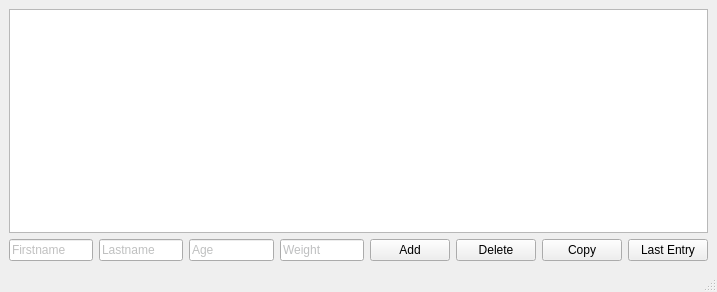
<?xml version="1.0" encoding="UTF-8"?>
<ui version="4.0">
 <class>MainWindow</class>
 <widget class="QMainWindow" name="MainWindow">
  <property name="geometry">
   <rect>
    <x>0</x>
    <y>0</y>
    <width>717</width>
    <height>292</height>
   </rect>
  </property>
  <property name="palette">
   <palette>
    <active>
     <colorrole role="PlaceholderText">
      <brush brushstyle="SolidPattern">
       <color alpha="128">
        <red>126</red>
        <green>127</green>
        <blue>129</blue>
       </color>
      </brush>
     </colorrole>
    </active>
    <inactive>
     <colorrole role="PlaceholderText">
      <brush brushstyle="SolidPattern">
       <color alpha="128">
        <red>126</red>
        <green>127</green>
        <blue>129</blue>
       </color>
      </brush>
     </colorrole>
    </inactive>
    <disabled>
     <colorrole role="PlaceholderText">
      <brush brushstyle="SolidPattern">
       <color alpha="128">
        <red>126</red>
        <green>127</green>
        <blue>129</blue>
       </color>
      </brush>
     </colorrole>
    </disabled>
   </palette>
  </property>
  <property name="windowTitle">
   <string>MainWindow</string>
  </property>
  <widget class="QWidget" name="centralwidget">
   <layout class="QVBoxLayout" name="verticalLayout">
    <item>
     <widget class="QTableView" name="tableView"/>
    </item>
    <item>
     <layout class="QHBoxLayout" name="horizontalLayout">
      <item>
       <widget class="QLineEdit" name="txtFirstname">
        <property name="palette">
         <palette>
          <active>
           <colorrole role="PlaceholderText">
            <brush brushstyle="SolidPattern">
             <color alpha="128">
              <red>129</red>
              <green>129</green>
              <blue>129</blue>
             </color>
            </brush>
           </colorrole>
          </active>
          <inactive>
           <colorrole role="PlaceholderText">
            <brush brushstyle="SolidPattern">
             <color alpha="128">
              <red>129</red>
              <green>129</green>
              <blue>129</blue>
             </color>
            </brush>
           </colorrole>
          </inactive>
          <disabled>
           <colorrole role="PlaceholderText">
            <brush brushstyle="SolidPattern">
             <color alpha="128">
              <red>129</red>
              <green>129</green>
              <blue>129</blue>
             </color>
            </brush>
           </colorrole>
          </disabled>
         </palette>
        </property>
        <property name="placeholderText">
         <string>Firstname</string>
        </property>
       </widget>
      </item>
      <item>
       <widget class="QLineEdit" name="txtLastname">
        <property name="palette">
         <palette>
          <active>
           <colorrole role="PlaceholderText">
            <brush brushstyle="SolidPattern">
             <color alpha="128">
              <red>128</red>
              <green>130</green>
              <blue>130</blue>
             </color>
            </brush>
           </colorrole>
          </active>
          <inactive>
           <colorrole role="PlaceholderText">
            <brush brushstyle="SolidPattern">
             <color alpha="128">
              <red>128</red>
              <green>130</green>
              <blue>130</blue>
             </color>
            </brush>
           </colorrole>
          </inactive>
          <disabled>
           <colorrole role="PlaceholderText">
            <brush brushstyle="SolidPattern">
             <color alpha="128">
              <red>128</red>
              <green>130</green>
              <blue>130</blue>
             </color>
            </brush>
           </colorrole>
          </disabled>
         </palette>
        </property>
        <property name="placeholderText">
         <string>Lastname</string>
        </property>
       </widget>
      </item>
      <item>
       <widget class="QLineEdit" name="txtAge">
        <property name="palette">
         <palette>
          <active>
           <colorrole role="PlaceholderText">
            <brush brushstyle="SolidPattern">
             <color alpha="128">
              <red>128</red>
              <green>130</green>
              <blue>130</blue>
             </color>
            </brush>
           </colorrole>
          </active>
          <inactive>
           <colorrole role="PlaceholderText">
            <brush brushstyle="SolidPattern">
             <color alpha="128">
              <red>128</red>
              <green>130</green>
              <blue>130</blue>
             </color>
            </brush>
           </colorrole>
          </inactive>
          <disabled>
           <colorrole role="PlaceholderText">
            <brush brushstyle="SolidPattern">
             <color alpha="128">
              <red>128</red>
              <green>130</green>
              <blue>130</blue>
             </color>
            </brush>
           </colorrole>
          </disabled>
         </palette>
        </property>
        <property name="placeholderText">
         <string>Age</string>
        </property>
       </widget>
      </item>
      <item>
       <widget class="QLineEdit" name="txtWeight">
        <property name="palette">
         <palette>
          <active>
           <colorrole role="PlaceholderText">
            <brush brushstyle="SolidPattern">
             <color alpha="128">
              <red>126</red>
              <green>127</green>
              <blue>129</blue>
             </color>
            </brush>
           </colorrole>
          </active>
          <inactive>
           <colorrole role="PlaceholderText">
            <brush brushstyle="SolidPattern">
             <color alpha="128">
              <red>126</red>
              <green>127</green>
              <blue>129</blue>
             </color>
            </brush>
           </colorrole>
          </inactive>
          <disabled>
           <colorrole role="PlaceholderText">
            <brush brushstyle="SolidPattern">
             <color alpha="128">
              <red>126</red>
              <green>127</green>
              <blue>129</blue>
             </color>
            </brush>
           </colorrole>
          </disabled>
         </palette>
        </property>
        <property name="placeholderText">
         <string>Weight</string>
        </property>
       </widget>
      </item>
      <item>
       <widget class="QPushButton" name="btnAdd">
        <property name="text">
         <string>Add</string>
        </property>
       </widget>
      </item>
      <item>
       <widget class="QPushButton" name="btnDelete">
        <property name="text">
         <string>Delete</string>
        </property>
       </widget>
      </item>
      <item>
       <widget class="QPushButton" name="btnCopy">
        <property name="text">
         <string>Copy</string>
        </property>
       </widget>
      </item>
      <item>
       <widget class="QPushButton" name="btnLast">
        <property name="text">
         <string>Last Entry</string>
        </property>
       </widget>
      </item>
     </layout>
    </item>
   </layout>
  </widget>
  <widget class="QMenuBar" name="menubar">
   <property name="geometry">
    <rect>
     <x>0</x>
     <y>0</y>
     <width>717</width>
     <height>24</height>
    </rect>
   </property>
  </widget>
  <widget class="QStatusBar" name="statusbar"/>
 </widget>
 <resources/>
 <connections/>
</ui>
